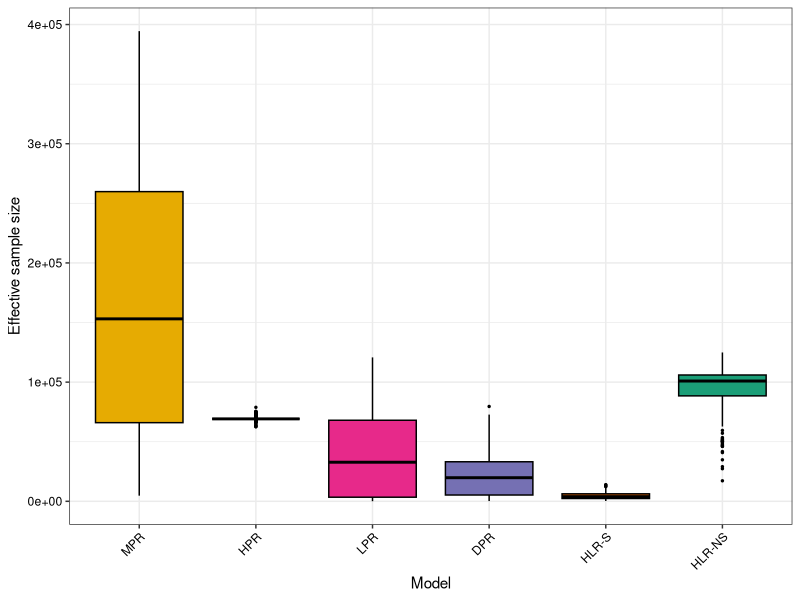
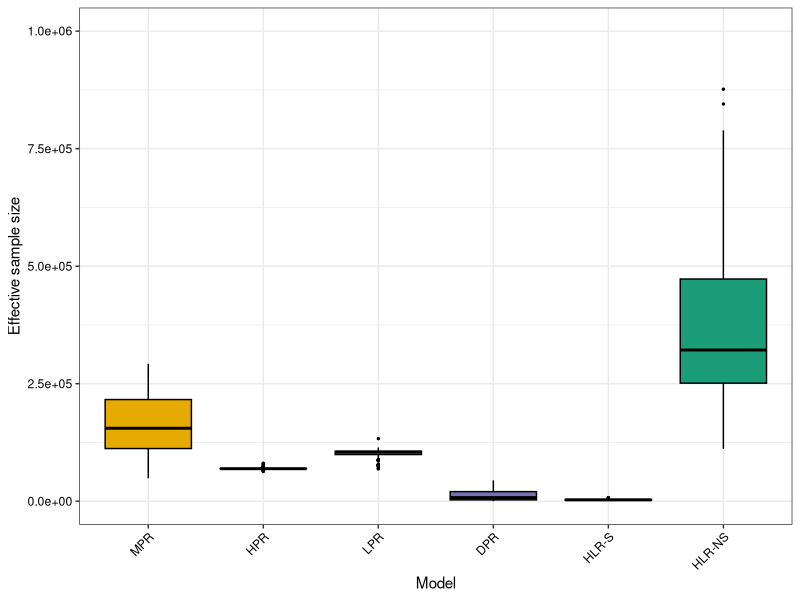
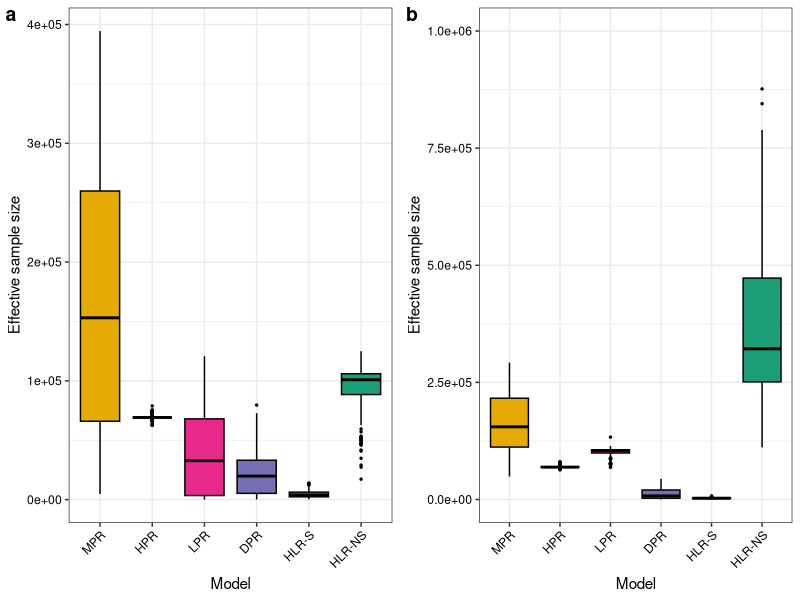
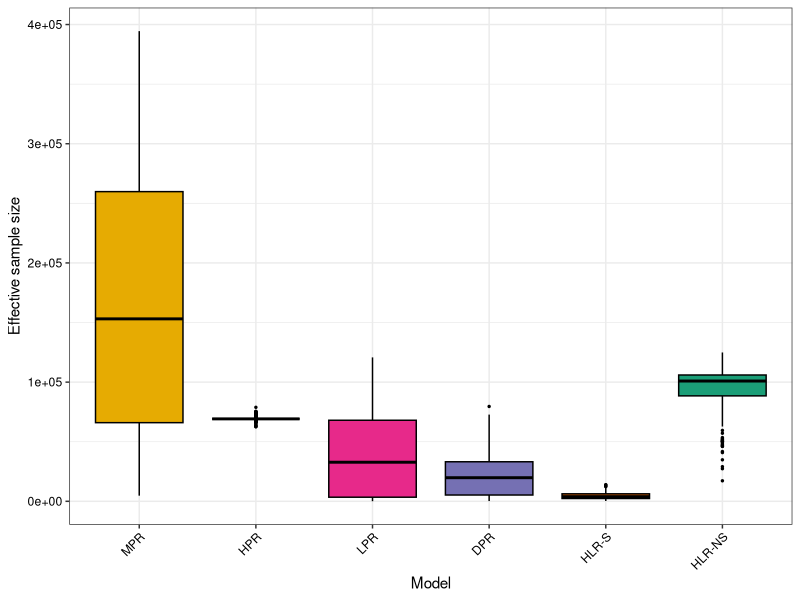
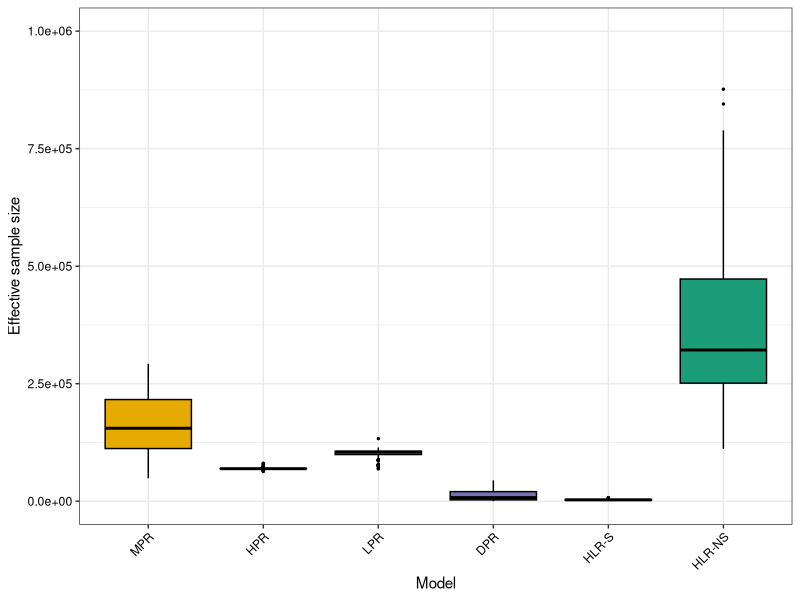
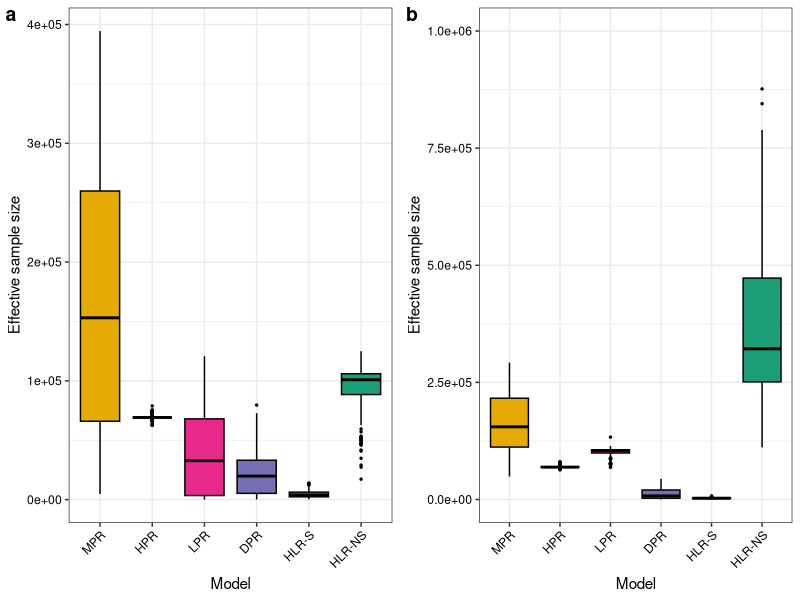

Write R code to recreate these figures, in order.
#####################
### Load Packages ###
#####################

library(ggplot2)
library(RColorBrewer)
library(cowplot)

#################
### Load Data ###
################

## BayesComm ----

BayesComm_ESS_Beta <- read.csv("ess_Mosquito_BayesComm.csv", header = TRUE)
BayesComm_ESS_Beta <- BayesComm_ESS_Beta[,-1]

BayesComm_ESS_Rho <- read.csv("essRho_Mosquito_BayesComm.csv", header = TRUE)
BayesComm_ESS_Rho <- BayesComm_ESS_Rho[,-1]

## boral ----

boral_ESS_Beta <- read.csv("ess_beta_Mosq_boral.csv", header = TRUE)
boral_ESS_Beta <- boral_ESS_Beta[,-1]

boral_ESS_Rho <- read.csv("ess_Rho_Mosq_boral.csv", header = TRUE)
boral_ESS_Rho <- boral_ESS_Rho[,-1]

## Clark ----

Clark_ESS_Beta <- read.csv("ess_Mosquito_Clark.csv", header = TRUE)
Clark_ESS_Beta <- Clark_ESS_Beta[,-1]

Clark_ESS_Rho <- read.csv("ess_Rho_Mosquito_Clark.csv", header = TRUE)
Clark_ESS_Rho <- Clark_ESS_Rho[,-1]

## Ovaskainen ----

Ov_ESS_Beta <- read.csv("ess_beta_Mosquito_Ov.csv", header = TRUE)
Ov_ESS_Beta <- Ov_ESS_Beta[,-1]

Ov_ESS_Rho <- read.csv("ess_rho_Mosquito_Ov.csv", header = TRUE)
Ov_ESS_Rho <- Ov_ESS_Rho[,-1]

## Ovaskainen NS ----

OvNS_ESS_Beta <- read.csv("ess_beta_Mosquito_OvNS.csv", header = TRUE)
OvNS_ESS_Beta <- OvNS_ESS_Beta[,-1]

OvNS_ESS_Rho <- read.csv("ess_rho_Mosquito_OvNS.csv", header = TRUE)
OvNS_ESS_Rho <- OvNS_ESS_Rho[,-1]

## Pollock ----

Pollock_ESS_Beta <- read.csv("ess_Mosquito_Pollock.csv", header = TRUE)
Pollock_ESS_Beta <- Pollock_ESS_Beta[,-1]

Pollock_ESS_Rho <- read.csv("ess_Rho_Mosquito_Pollock.csv", header = TRUE)
Pollock_ESS_Rho <- Pollock_ESS_Rho[,-1]

# ----

##########################
### Set Colour Palette ###
##########################

col_palette <- brewer.pal(6, "Dark2")

################
### ESS Beta ###
################

## Convert to vectors ----

BayesComm_ESS_Beta <- as.vector(unlist(BayesComm_ESS_Beta))
boral_ESS_Beta <- as.vector(unlist(boral_ESS_Beta))
Clark_ESS_Beta <- as.vector(unlist(Clark_ESS_Beta))
Ov_ESS_Beta <- as.vector(unlist(Ov_ESS_Beta))
OvNS_ESS_Beta <- as.vector(unlist(OvNS_ESS_Beta))
Pollock_ESS_Beta <- as.vector(unlist(Pollock_ESS_Beta))

## Create Data Frame ----

ESS_Beta <- data.frame(BayesComm = BayesComm_ESS_Beta,
                       boral = boral_ESS_Beta,
                       Clark = Clark_ESS_Beta,
                       Ovaskainen = Ov_ESS_Beta,
                       OvaskainenNS = OvNS_ESS_Beta,
                       Pollock = Pollock_ESS_Beta)

## Correct for processing time (to ESS per hour) ----

ESS_Beta$BayesComm <- ESS_Beta$BayesComm / (28.21/60/60)
ESS_Beta$boral <- ESS_Beta$boral / (298.1/60/60)
ESS_Beta$Clark <- ESS_Beta$Clark / (474.48/60/60)
ESS_Beta$Ovaskainen <- ESS_Beta$Ovaskainen / (830.157178/60/60)
ESS_Beta$OvaskainenNS <- ESS_Beta$OvaskainenNS / (135.884902/60/60)
ESS_Beta$Pollock <- ESS_Beta$Pollock / (8.67539/60)

## Convert to ggplot dataframe format ----

ESS_Beta_ggplot <- data.frame(ESS = c(ESS_Beta$BayesComm,
                                      ESS_Beta$Pollock,
                                      ESS_Beta$boral,
                                      ESS_Beta$Clark,
                                      ESS_Beta$Ovaskainen,
                                      ESS_Beta$OvaskainenNS),
                              Model = c(rep("MPR", length(ESS_Beta$BayesComm)),
                                        rep("HPR", length(ESS_Beta$Pollock)),
                                        rep("LPR", length(ESS_Beta$boral)),
                                        rep("DPR", length(ESS_Beta$Clark)),
                                        rep("HLR-S", length(ESS_Beta$Ovaskainen)),
                                        rep("HLR-NS", length(ESS_Beta$OvaskainenNS)))) 

ESS_Beta_ggplot$Model <- factor(ESS_Beta_ggplot$Model,
                                levels = c("MPR","HPR","LPR","DPR",
                                           "HLR-S","HLR-NS"))
## Barplot ----

essBeta <- ggplot(ESS_Beta_ggplot, aes(x = Model, y = ESS)) +
  geom_boxplot(aes(fill = Model), colour = "black",
               outlier.size = 0.5) +
  scale_fill_manual(values = rev(col_palette)) +
  theme_bw() +
  theme(legend.position = "none",
        axis.text.x = element_text(angle = 45, hjust = 1), 
        axis.text = element_text(colour = "black")) +
  labs(x = "Model",
       y = "Effective sample size") +
  scale_y_continuous(labels = function(x) format(x, scientific = TRUE))

essBeta

ggsave(filename = "ESS_Beta.pdf", width = 7, height = 7, units = "in")

# ----

###############
### ESS Rho ###
###############

## Convert to vectors ----

# BayesComm_ESS_Rho already in format 
boral_ESS_Rho <- boral_ESS_Rho[upper.tri(boral_ESS_Rho)]
Clark_ESS_Rho <- Clark_ESS_Rho[upper.tri(Clark_ESS_Rho)]
Ov_ESS_Rho <- Ov_ESS_Rho[upper.tri(Ov_ESS_Rho)]
OvNS_ESS_Rho <- OvNS_ESS_Rho[upper.tri(OvNS_ESS_Rho)]
Pollock_ESS_Rho <- Pollock_ESS_Rho[upper.tri(Pollock_ESS_Rho)]

## Create Data Frame ----

ESS_Rho <- data.frame(BayesComm = BayesComm_ESS_Rho,
                      boral = boral_ESS_Rho,
                      Clark = Clark_ESS_Rho,
                      Ovaskainen = Ov_ESS_Rho,
                      OvaskainenNS = OvNS_ESS_Rho,
                      Pollock = Pollock_ESS_Rho)

## Correct for processing time (to ESS per hour) ----

ESS_Rho$BayesComm <- ESS_Rho$BayesComm / (28.21/60/60)
ESS_Rho$boral <- ESS_Rho$boral / (298.1/60/60)
ESS_Rho$Clark <- ESS_Rho$Clark / (474.48/60/60)
ESS_Rho$Ovaskainen <- ESS_Rho$Ovaskainen / (830.157178/60/60)
ESS_Rho$OvaskainenNS <- ESS_Rho$OvaskainenNS / (135.884902/60/60)
ESS_Rho$Pollock <- ESS_Rho$Pollock / (8.67539/60)

## Convert to ggplot dataframe format ----

ESS_Rho_ggplot <- data.frame(ESS = c(ESS_Rho$BayesComm,
                                     ESS_Rho$Pollock,
                                     ESS_Rho$boral,
                                     ESS_Rho$Clark,
                                     ESS_Rho$Ovaskainen,
                                     ESS_Rho$OvaskainenNS),
                             Model = c(rep("MPR", length(ESS_Rho$BayesComm)),
                                       rep("HPR", length(ESS_Rho$Pollock)),
                                       rep("LPR", length(ESS_Rho$boral)),
                                       rep("DPR", length(ESS_Rho$Clark)),
                                       rep("HLR-S", length(ESS_Rho$Ovaskainen)),
                                       rep("HLR-NS", length(ESS_Rho$OvaskainenNS)))) 

ESS_Rho_ggplot$Model <- factor(ESS_Rho_ggplot$Model,
                               levels = c("MPR","HPR","LPR","DPR",
                                          "HLR-S","HLR-NS"))

## Barplot ----

essRho <- ggplot(ESS_Rho_ggplot, aes(x = Model, y = ESS)) +
  geom_boxplot(aes(fill = Model), colour = "black",
               outlier.size = 0.5) +
  scale_fill_manual(values = rev(col_palette)) +
  scale_y_continuous(limits = c(0, 1000000),
                     labels = function(x) format(x, scientific = TRUE)) +
  theme_bw() +
  theme(legend.position = "none",
        axis.text.x = element_text(angle = 45, hjust = 1), 
        axis.text = element_text(colour = "black")) +
  labs(x = "Model",
       y = "Effective sample size")

essRho

ggsave(filename = "ESS_Rho.pdf", width = 7, height = 7, units = "in")

# ----

## Both plots in one image

plot_grid(essBeta, essRho, align = "h", labels = "auto")
ggsave(filename = "essSideBySide.pdf", width = 8, height = 4, units = "in", dpi = 600)
  
